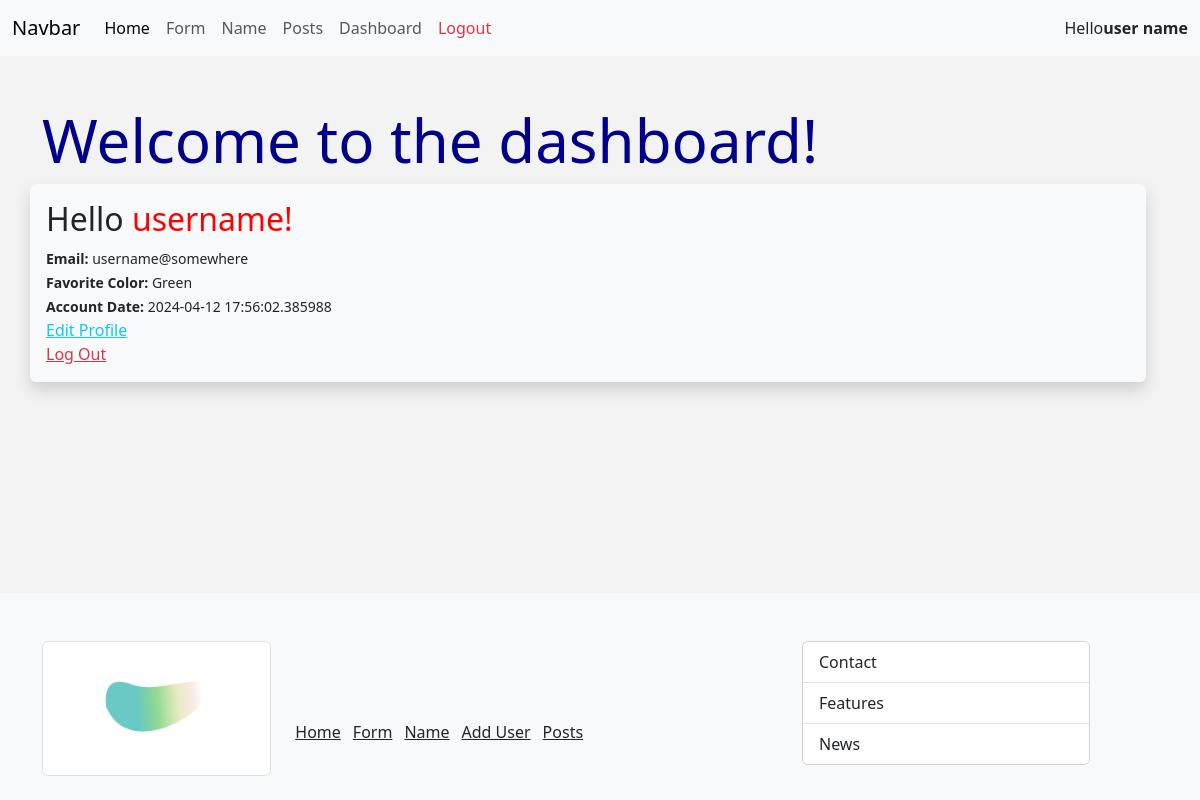
The app's page /dashboard (signed in) with its own data.
### main.py (models this page shows, shortened)
class Users(db.Model, UserMixin):
	id = db.Column(db.Integer, primary_key=True)
	username = db.Column(db.String(25), nullable=False) # unique=True causes a problem
	name = db.Column(db.String(55), nullable=False)
	email = db.Column(db.String(125), nullable=False, unique=True)
	date_added = db.Column(db.DateTime, default=datetime.utcnow)
	favorite_color = db.Column(db.String(25))
	password = db.Column(db.String(101), nullable=False)

### main.py (the view)
@app.route("/dashboard")
@login_required
def get_dashboard():
	return render_template("dashboard.html")

### main.py (called while the page is built)
@login_manager.user_loader
def load_user(user_id):
	return Users.query.get(int(user_id))

### templates/dashboard.html (shortened to what this page needs)
{% extends 'base.html' %}
{% block content %}
	<h1>Welcome to the dashboard!</h1>
	<div class="shadow p-3 mb-5 bg-body-tertiary rounded">
		<h2>Hello <span style="color: red;">{{current_user.username}}!</span></h2>
		<small> <strong>Email:</strong> {{current_user.email}} </small><br>
		<small> <strong>Favorite Color:</strong> {{current_user.favorite_color}} </small><br>
		<small> <strong>Account Date:</strong> {{current_user.date_added}} </small><br>
		<a href="{{url_for('get_user', id = current_user.id)}}" class="link-info">Edit Profile</a> <br>
		<a href="{{url_for('logout')}}" class="link-danger">Log Out</a>
	</div>
{% endblock content %}

### templates/shared/navbar.html (shortened to what this page needs)
<nav class="navbar navbar-expand-lg bg-body-tertiary">
	<div class="container-fluid">
	  <a class="navbar-brand" href="{{url_for('index')}}">Navbar</a>
	  <div class="collapse navbar-collapse" id="navbarNav">
		<ul class="navbar-nav">
		  <li class="nav-item">
			<a class="nav-link active" aria-current="page" href="{{url_for('index')}}">Home</a>
		  </li>
		  <li class="nav-item">
			<a class="nav-link" href="{{url_for('form')}}">Form</a>
		  </li>
		  <li class="nav-item">
			<a class="nav-link" href="{{url_for('name')}}">Name</a>
		  </li>
		  <li class="nav-item">
			<a class="nav-link" href="{{url_for('get_posts')}}">Posts</a>
		  </li>
		{% if current_user.is_authenticated %}
		  <li class="nav-item">
			<a class="nav-link" href="{{url_for('get_dashboard')}}">Dashboard</a>
		  </li>
		  <li class="nav-item">
			<a class="nav-link link-danger" href="{{url_for('logout')}}">Logout</a>
		  </li>
		{% else %}
		  <li class="nav-item">
			<a class="nav-link" href="{{url_for('get_login')}}">Login</a>
		  </li>
		{% endif %}
		</ul>
	  </div>
	  {% if current_user.is_authenticated %}
	 	Hello <strong>{{current_user.name}}</strong>
	  {% endif %}
	</div>
  </nav>

### static/css/style.css (style rules this page uses)
h1 { color: darkblue; font-size: 60px; }
body { background-color: rgb(243, 243, 243); display: flex; flex-direction: column; flex-grow: 1; min-height: 100vh; }

### records on screen
Users: name "user name", username "username", email "username@somewhere", favorite_color "Green", date_added "2024-04-12 17:56:02.385988"
